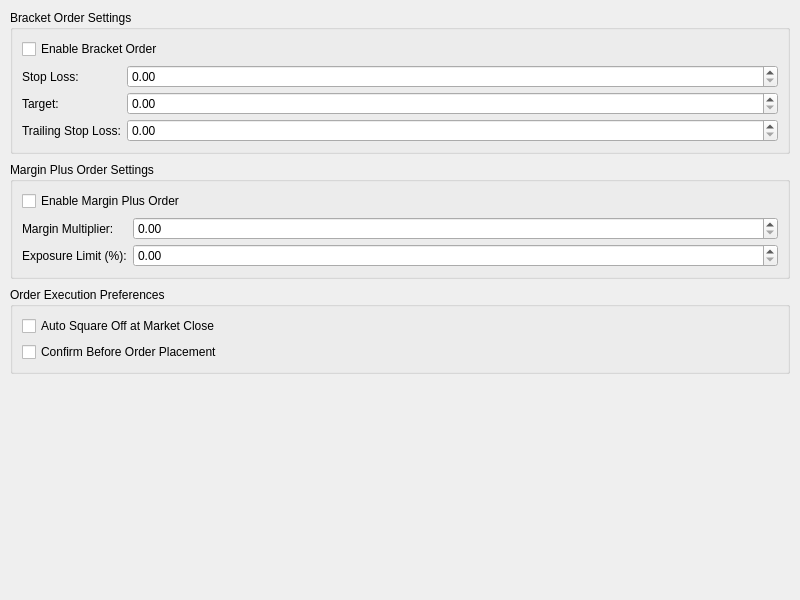
<?xml version="1.0" encoding="UTF-8"?>
<ui version="4.0">
 <class>PreferencesBracketMarginTab</class>
 <widget class="QWidget" name="PreferencesBracketMarginTab">
  <property name="geometry">
   <rect><x>0</x><y>0</y><width>800</width><height>600</height></rect>
  </property>
  <property name="windowTitle">
   <string>Bracket / Margin Plus Order</string>
  </property>
  <layout class="QVBoxLayout" name="verticalLayout_bracketMargin">
   <property name="spacing"><number>8</number></property>
   <property name="leftMargin"><number>10</number></property>
   <property name="topMargin"><number>10</number></property>
   <property name="rightMargin"><number>10</number></property>
   <property name="bottomMargin"><number>10</number></property>
   
   <!-- Bracket Order Settings -->
   <item>
    <widget class="QGroupBox" name="groupBox_bracketOrder">
     <property name="title"><string>Bracket Order Settings</string></property>
     <layout class="QVBoxLayout" name="verticalLayout_bracketOrder">
      <item>
       <widget class="QCheckBox" name="checkBox_enableBracketOrder">
        <property name="text"><string>Enable Bracket Order</string></property>
       </widget>
      </item>
      <item>
       <layout class="QFormLayout" name="formLayout_bracketOrder">
        <property name="horizontalSpacing"><number>6</number></property>
        <property name="verticalSpacing"><number>4</number></property>
        <item row="0" column="0">
         <widget class="QLabel" name="label_stopLoss">
          <property name="text"><string>Stop Loss:</string></property>
         </widget>
        </item>
        <item row="0" column="1">
         <widget class="QDoubleSpinBox" name="doubleSpinBox_stopLoss">
          <property name="maximumWidth"><number>100</number></property>
         </widget>
        </item>
        <item row="1" column="0">
         <widget class="QLabel" name="label_target">
          <property name="text"><string>Target:</string></property>
         </widget>
        </item>
        <item row="1" column="1">
         <widget class="QDoubleSpinBox" name="doubleSpinBox_target">
          <property name="maximumWidth"><number>100</number></property>
         </widget>
        </item>
        <item row="2" column="0">
         <widget class="QLabel" name="label_trailingStopLoss">
          <property name="text"><string>Trailing Stop Loss:</string></property>
         </widget>
        </item>
        <item row="2" column="1">
         <widget class="QDoubleSpinBox" name="doubleSpinBox_trailingStopLoss">
          <property name="maximumWidth"><number>100</number></property>
         </widget>
        </item>
       </layout>
      </item>
     </layout>
    </widget>
   </item>
   
   <!-- Margin Plus Order Settings -->
   <item>
    <widget class="QGroupBox" name="groupBox_marginPlusOrder">
     <property name="title"><string>Margin Plus Order Settings</string></property>
     <layout class="QVBoxLayout" name="verticalLayout_marginPlusOrder">
      <item>
       <widget class="QCheckBox" name="checkBox_enableMarginPlus">
        <property name="text"><string>Enable Margin Plus Order</string></property>
       </widget>
      </item>
      <item>
       <layout class="QFormLayout" name="formLayout_marginPlus">
        <property name="horizontalSpacing"><number>6</number></property>
        <property name="verticalSpacing"><number>4</number></property>
        <item row="0" column="0">
         <widget class="QLabel" name="label_marginMultiplier">
          <property name="text"><string>Margin Multiplier:</string></property>
         </widget>
        </item>
        <item row="0" column="1">
         <widget class="QDoubleSpinBox" name="doubleSpinBox_marginMultiplier">
          <property name="maximumWidth"><number>100</number></property>
         </widget>
        </item>
        <item row="1" column="0">
         <widget class="QLabel" name="label_exposureLimit">
          <property name="text"><string>Exposure Limit (%):</string></property>
         </widget>
        </item>
        <item row="1" column="1">
         <widget class="QDoubleSpinBox" name="doubleSpinBox_exposureLimit">
          <property name="maximumWidth"><number>100</number></property>
         </widget>
        </item>
       </layout>
      </item>
     </layout>
    </widget>
   </item>
   
   <!-- Order Execution Preferences -->
   <item>
    <widget class="QGroupBox" name="groupBox_orderExecution">
     <property name="title"><string>Order Execution Preferences</string></property>
     <layout class="QVBoxLayout" name="verticalLayout_orderExecution">
      <item>
       <widget class="QCheckBox" name="checkBox_autoSquareOff">
        <property name="text"><string>Auto Square Off at Market Close</string></property>
       </widget>
      </item>
      <item>
       <widget class="QCheckBox" name="checkBox_confirmOrders">
        <property name="text"><string>Confirm Before Order Placement</string></property>
       </widget>
      </item>
     </layout>
    </widget>
   </item>
   
   <item>
    <spacer name="verticalSpacer_bracketMargin">
     <property name="orientation"><enum>Qt::Vertical</enum></property>
     <property name="sizeHint"><size><width>20</width><height>40</height></size></property>
    </spacer>
   </item>
  </layout>
 </widget>
 <resources/>
 <connections/>
</ui>
